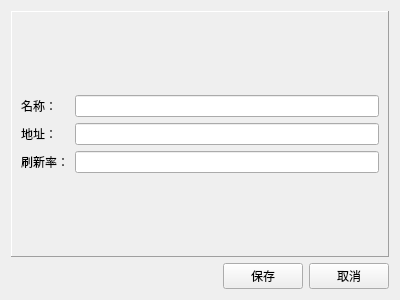
<?xml version="1.0" encoding="UTF-8"?>
<ui version="4.0">
 <class>Form</class>
 <widget class="QWidget" name="Form">
  <property name="geometry">
   <rect>
    <x>0</x>
    <y>0</y>
    <width>400</width>
    <height>300</height>
   </rect>
  </property>
  <property name="windowTitle">
   <string>Form</string>
  </property>
  <layout class="QVBoxLayout" name="verticalLayout">
   <item>
    <widget class="QFrame" name="frame">
     <property name="frameShape">
      <enum>QFrame::Panel</enum>
     </property>
     <property name="frameShadow">
      <enum>QFrame::Raised</enum>
     </property>
     <layout class="QGridLayout" name="gridLayout_2">
      <item row="0" column="0">
       <layout class="QGridLayout" name="gridLayout">
        <item row="0" column="0">
         <widget class="QLabel" name="label">
          <property name="text">
           <string>名称：</string>
          </property>
         </widget>
        </item>
        <item row="0" column="1">
         <widget class="QLineEdit" name="lineEdit"/>
        </item>
        <item row="1" column="0">
         <widget class="QLabel" name="label_2">
          <property name="text">
           <string>地址：</string>
          </property>
         </widget>
        </item>
        <item row="1" column="1">
         <widget class="QLineEdit" name="lineEdit_2"/>
        </item>
        <item row="2" column="0">
         <widget class="QLabel" name="label_3">
          <property name="text">
           <string>刷新率：</string>
          </property>
         </widget>
        </item>
        <item row="2" column="1">
         <widget class="QLineEdit" name="lineEdit_3"/>
        </item>
       </layout>
      </item>
     </layout>
    </widget>
   </item>
   <item>
    <layout class="QHBoxLayout" name="horizontalLayout">
     <item>
      <spacer name="horizontalSpacer">
       <property name="orientation">
        <enum>Qt::Horizontal</enum>
       </property>
       <property name="sizeHint" stdset="0">
        <size>
         <width>40</width>
         <height>20</height>
        </size>
       </property>
      </spacer>
     </item>
     <item>
      <widget class="QPushButton" name="pushButton">
       <property name="text">
        <string>保存</string>
       </property>
      </widget>
     </item>
     <item>
      <widget class="QPushButton" name="pushButton_2">
       <property name="text">
        <string>取消</string>
       </property>
      </widget>
     </item>
    </layout>
   </item>
  </layout>
 </widget>
 <resources/>
 <connections/>
</ui>
